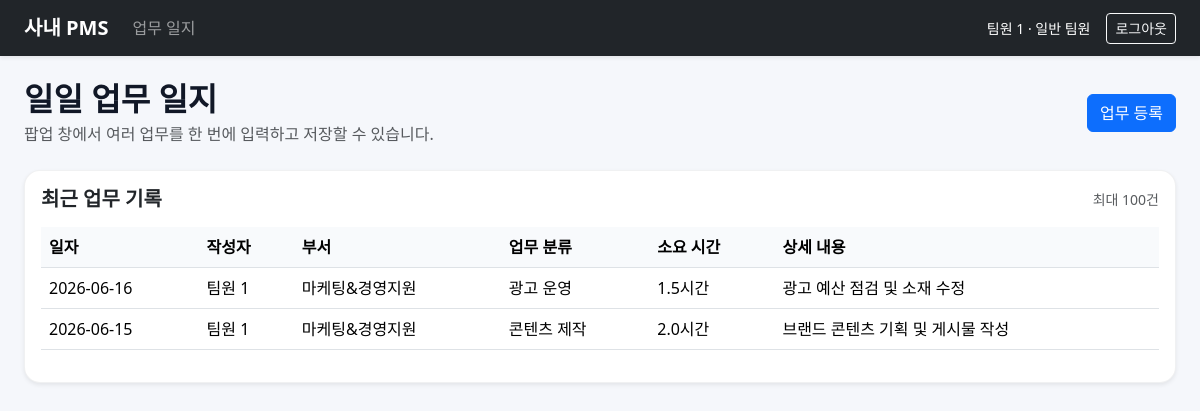
Page /work-logs (signed in) on the committed database.
### tables this page shows
CREATE TABLE users (
            id INTEGER PRIMARY KEY AUTOINCREMENT,
            username TEXT UNIQUE NOT NULL,
            password_hash TEXT NOT NULL,
            name TEXT NOT NULL,
            role TEXT NOT NULL CHECK(role IN ('superadmin', 'manager', 'member')),
            created_at TEXT NOT NULL
        );

CREATE TABLE work_logs (
            id INTEGER PRIMARY KEY AUTOINCREMENT,
            user_id INTEGER NOT NULL,
            work_date TEXT NOT NULL,
            department_id INTEGER NOT NULL,
            category_id INTEGER NOT NULL,
            hours REAL NOT NULL,
            detail TEXT NOT NULL,
            created_at TEXT NOT NULL,
            FOREIGN KEY(user_id) REFERENCES users(id) ON DELETE CASCADE,
            FOREIGN KEY(department_id) REFERENCES departments(id),
            FOREIGN KEY(category_id) REFERENCES task_categories(id)
        );

CREATE TABLE departments (
            id INTEGER PRIMARY KEY AUTOINCREMENT,
            name TEXT UNIQUE NOT NULL,
            created_at TEXT NOT NULL
        );

CREATE TABLE task_categories (
            id INTEGER PRIMARY KEY AUTOINCREMENT,
            department_id INTEGER NOT NULL,
            name TEXT NOT NULL,
            created_at TEXT NOT NULL,
            UNIQUE(department_id, name),
            FOREIGN KEY(department_id) REFERENCES departments(id) ON DELETE CASCADE
        );

### app.py (the view, shortened to what this page needs)
@app.route('/work-logs', methods=['GET', 'POST'])
@role_required('member', 'manager', 'superadmin')
def work_logs():
    conn = get_db()
    if session.get('role') in ['superadmin', 'manager']:
        logs = conn.execute(
            """
            SELECT wl.*, u.name AS user_name, d.name AS department_name, tc.name AS category_name
            FROM work_logs wl
            JOIN users u ON wl.user_id = u.id
            JOIN departments d ON wl.department_id = d.id
            JOIN task_categories tc ON wl.category_id = tc.id
            ORDER BY wl.work_date DESC, wl.id DESC
            LIMIT 100
            """
        ).fetchall()
    else:
        logs = conn.execute(
            """
            SELECT wl.*, u.name AS user_name, d.name AS department_name, tc.name AS category_name
            FROM work_logs wl
            JOIN users u ON wl.user_id = u.id
            JOIN departments d ON wl.department_id = d.id
            JOIN task_categories tc ON wl.category_id = tc.id
            WHERE wl.user_id = ?
            ORDER BY wl.work_date DESC, wl.id DESC
            LIMIT 100
            """,
            (session['user_id'],)
        ).fetchall()
    departments = get_departments_with_categories()
    conn.close()
    return render_template('work_logs.html', logs=logs, departments=departments)

### app.py (called while the page is built)
def get_db():
    conn = sqlite3.connect(DB_PATH)
    conn.row_factory = sqlite3.Row
    conn.execute('PRAGMA foreign_keys = ON')
    return conn

def role_required(*allowed_roles):
    def decorator(view_func):
        @wraps(view_func)
        def wrapper(*args, **kwargs):
            if 'user_id' not in session:
                flash('로그인이 필요합니다.', 'warning')
                return redirect(url_for('login'))
            if session.get('role') not in allowed_roles:
                flash('이 페이지에 접근할 권한이 없습니다.', 'danger')
                return redirect(url_for('home'))
            return view_func(*args, **kwargs)
        return wrapper
    return decorator

def get_departments_with_categories():
    conn = get_db()
    departments = conn.execute("SELECT * FROM departments ORDER BY name").fetchall()
    results = []
    for dep in departments:
        cats = conn.execute(
            "SELECT * FROM task_categories WHERE department_id = ? ORDER BY name",
            (dep['id'],)
        ).fetchall()
        results.append({
            'id': dep['id'],
            'name': dep['name'],
            'categories': [dict(cat) for cat in cats]
        })
    conn.close()
    return results

@app.context_processor
def inject_globals():
    return {
        'role_labels': ROLE_LABELS,
        'status_labels': STATUS_LABELS,
        'today_str': date.today().isoformat()
    }

### templates/work_logs.html (shortened to what this page needs)
{% extends 'base.html' %}
{% block content %}
<div class="d-flex justify-content-between align-items-center mb-4">
    <div>
        <h2 class="fw-bold mb-1">일일 업무 일지</h2>
        <p class="text-muted mb-0">팝업 창에서 여러 업무를 한 번에 입력하고 저장할 수 있습니다.</p>
    </div>
    <button class="btn btn-primary" data-bs-toggle="modal" data-bs-target="#logModal">업무 등록</button>
</div>
<div class="card shadow-sm">
    <div class="card-body">
        <div class="d-flex justify-content-between align-items-center mb-3">
            <h5 class="fw-bold mb-0">최근 업무 기록</h5>
            <span class="text-muted small">최대 100건</span>
        </div>
        <div class="table-responsive">
            <table class="table align-middle">
                <thead>
                    <tr>
                        <th>일자</th>
                        <th>작성자</th>
                        <th>부서</th>
                        <th>업무 분류</th>
                        <th>소요 시간</th>
                        <th>상세 내용</th>
                    </tr>
                </thead>
                <tbody>
                    {% for log in logs %}
                    <tr>
                        <td>{{ log.work_date }}</td>
                        <td>{{ log.user_name }}</td>
                        <td>{{ log.department_name }}</td>
                        <td>{{ log.category_name }}</td>
                        <td>{{ log.hours }}시간</td>
                        <td>{{ log.detail }}</td>
                    </tr>
                    {% else %}
                    <tr>
                        <td colspan="6">
                            <div class="empty-state">아직 등록된 업무 기록이 없습니다.</div>
                        </td>
                    </tr>
                    {% endfor %}
                </tbody>
            </table>
        </div>
    </div>
</div>
{% endblock %}

### templates/base.html (shortened to what this page needs)
<!doctype html>
<html lang="ko">
<head>
    <link href="https://cdn.jsdelivr.net/npm/bootstrap@5.3.3/dist/css/bootstrap.min.css" rel="stylesheet">
    <link href="{{ url_for('static', filename='css/style.css') }}" rel="stylesheet">
</head>
<body>
    {% if session.get('user_id') %}
    <nav class="navbar navbar-expand-lg navbar-dark bg-dark shadow-sm">
        <div class="container-fluid px-4">
            <a class="navbar-brand fw-bold" href="{{ url_for('home') }}">사내 PMS</a>
            <div class="collapse navbar-collapse" id="navbarNav">
                <ul class="navbar-nav me-auto">
                    <li class="nav-item"><a class="nav-link" href="{{ url_for('work_logs') }}">업무 일지</a></li>
                </ul>
                <div class="d-flex align-items-center gap-3 text-white small">
                    <span>{{ session.get('name') }} · {{ role_labels.get(session.get('role')) }}</span>
                    <a class="btn btn-outline-light btn-sm" href="{{ url_for('logout') }}">로그아웃</a>
                </div>
            </div>
        </div>
    </nav>
    {% endif %}
    <main class="container-fluid px-4 py-4">
        {% block content %}{% endblock %}
    </main>
</body>
</html>

### static/css/style.css (style rules this page uses)
:root { --pms-primary: #4f46e5; --pms-soft: #eef2ff; --pms-text: #111827; }
body { background: #f5f7fb; color: var(--pms-text); }
.card { border-radius: 1rem; border: 1px solid rgba(15, 23, 42, 0.06); }
.table thead th { background: #f8fafc; white-space: nowrap; }

### rows in the picture
users: get "팀원 1"
work_logs: work_date "2026-06-16", user_name "팀원 1", department_name "마케팅&경영지원", category_name "광고 운영", hours "1.5", detail "광고 예산 점검 및 소재 수정"
work_logs: work_date "2026-06-15", user_name "팀원 1", department_name "마케팅&경영지원", category_name "콘텐츠 제작", hours "2.0", detail "브랜드 콘텐츠 기획 및 게시물 작성"

### other values in the picture
{{ role_labels.get(session.get('role')) }} "일반 팀원"
